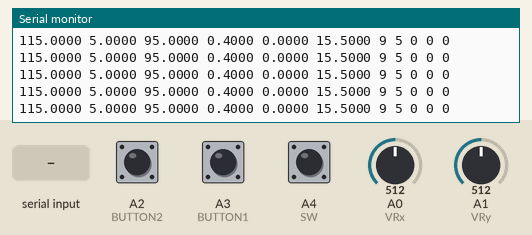
Simulated run of this sketch. Board: Arduino Uno, built with avr-gcc and run on an emulated ATmega328P. Shown: the last lines printed to the serial monitor. The inputs (shaded band) are chosen by the test bench; at power-on: A2 (BUTTON2) HIGH, A3 (BUTTON1) HIGH, A0 (VRx) = 512, A1 (VRy) = 512, A4 (SW) HIGH. No radio packets arrive unless stated.

Above: at 1.2 s.
1.3 s: A2 (BUTTON2) pulled LOW for 0.15 s
4.4 s: "90,45,200\n" received over Serial
At 6.81 s:
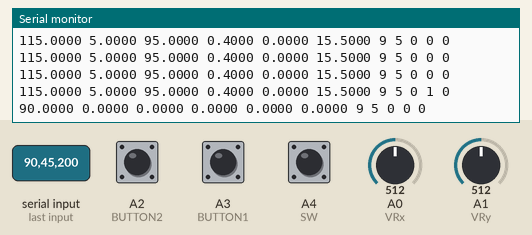
7.4 s: A3 (BUTTON1) pulled LOW for 3.2 s
At 9.3 s:
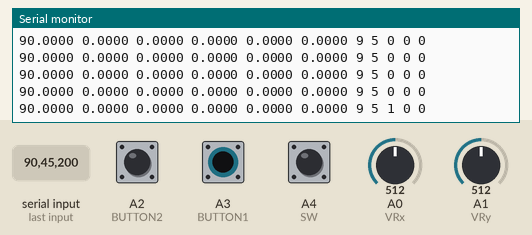
13.6 s: A2 (BUTTON2) pulled LOW for 1 s
17.6 s: A0 (VRx) set to 716
At 18.93 s:
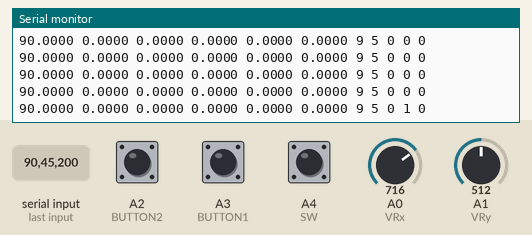
19.1 s: A3 (BUTTON1) pulled LOW for 3.2 s
At 20.7 s:
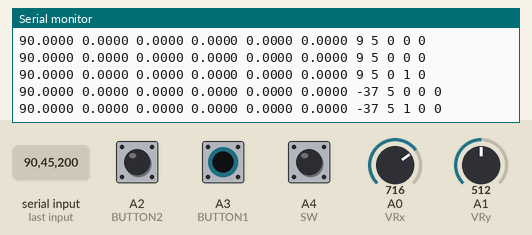

Measured:
- after the input at 4.4 s, the serial monitor: prints a new line after 2.3 s (image 1)
- after the input at 7.4 s, the serial monitor: prints a new line after 1.1 s (image 2)
- after the input at 19.1 s, the serial monitor: prints a new line after 1.1 s (image 4)

The sketch:

remote.ino
```cpp
#include "remote_functions.h"

void setup()
{
  Serial.begin(9600);
  remote_init();
}
void loop()
{
  //80.0000 8.0000 90.0000 0.5000 0.0000 12.0000

  data.isTraversing = true;
  remoteScheduler();
  delay(200); // Introduce a small delay after write
  // Serial.print(digitalRead(BUTTON1));
  // Serial.print(" ");
  // Serial.println(digitalRead(BUTTON2));
  // Serial.print(data.sw);
  // Serial.print(" ");
  // Serial.print(data.b1);
  // Serial.print(" ");
  // Serial.println(data.x);
}
```

remote_functions.h
```cpp
#include <SPI.h>
#include <RF24.h>

const int VRx = A0;
const int VRy = A1;
int x_value, y_value;
int sw_state = 0;

unsigned long time = 0;

RF24 radio(7, 8);

bool flag = false;


#define joyXOffset 24
#define joyYOffset 20

int joyX = 0;
int joyY = 0;

#define BUTTON1 A3
#define BUTTON2 A2
#define SW A4
const byte address[6] = "00001";

void printTransmitted();
void runIndicators();
void serialInput();
void handleButtons();
void joySW();
void handleJoyStick();
void remoteScheduler();
void remote_init();


struct DataPacket {
  float array[6] = { 115 , 5, 95, 0.4, 0, 15.5};  // Use float instead of double
  // float array[6] = { 0};
  bool isTraversing;
  int x;          // Use int8_t instead of int
  int y;          // Use int8_t instead of int
  int8_t sw = 0;  // Use int8_t instead of int
  int8_t b1 = 0;  // Use int8_t instead of int
  int8_t b2 = 0;  // Use int8_t instead of int
} data;

void remote_init() {
  pinMode(SW, INPUT_PULLUP);
  pinMode(BUTTON1, INPUT_PULLUP);
  pinMode(BUTTON2, INPUT_PULLUP);

  radio.begin();
  radio.openWritingPipe(address);
  radio.stopListening();
}

void printTransmitted() {
  Serial.print(data.array[0], 4);
  Serial.print(" ");
  Serial.print(data.array[1], 4);
  Serial.print(" ");
  Serial.print(data.array[2], 4);
  Serial.print(" ");
  Serial.print(data.array[3], 4);
  Serial.print(" ");
  Serial.print(data.array[4], 4);
  Serial.print(" ");
  Serial.print(data.array[5], 4);
  Serial.print(" ");
  Serial.print(data.x);
  Serial.print(" ");
  Serial.print(data.y);
  Serial.print(" ");
  Serial.print(data.b1);
  Serial.print(" ");
  Serial.print(data.b2);
  Serial.print(" ");
  Serial.print(data.sw);
  Serial.println();
}

void runIndicators() {
  data.b1 = !digitalRead(BUTTON1);
  data.b2 = !digitalRead(BUTTON2);
  if (data.b1 == 1) {
    time = millis();
    while (millis() - time <= 1000) {
      radio.write(&data, sizeof(data));
    }
    // data.b1 = 0;
  } else if (data.b2 == 1) {
    time = millis();
    while (millis() - time <= 5000) {
      radio.write(&data, sizeof(data));
    }
    // data.b2 = 0;
  } else {
    data.b1 = 0;
    data.b2 = 0;
    radio.write(&data, sizeof(data));
  }
}

void serialInput() {
  if (Serial.available() > 0) {
    double tempArr[6] = { 0 };
    String inputString = Serial.readStringUntil('\n');
    int index = 0;
    char *token = strtok(const_cast<char *>(inputString.c_str()), " \t");
    while (token != NULL && index < 6) {
      tempArr[index++] = atof(token);
      token = strtok(NULL, " \t");
    }
    for (int i = 0; i < 6; i++) {
      data.array[i] = tempArr[i];
    }
  }
}


void handleButtons() {
  joySW();
  runIndicators();
}

void joySW() {
  if (!digitalRead(SW)) {
    sw_state = !sw_state;
    data.sw = sw_state;
  }
}

void handleJoyStick() {
  joyX = analogRead(VRx);
  joyY = analogRead(VRy);

  // joyX += joyXOffset;
  // joyY += joyYOffset;


  data.x = map(joyX, 0, 889, 100, -100);
  data.y = map(joyY, 0, 889, 100, -100);
  // Serial.println(data.y);
  data.x += joyXOffset;
  data.y += joyYOffset;
}

// 115 5 95 0.4 0 15.5

void remoteScheduler() {
  serialInput();
  handleJoyStick();
  handleButtons();
  printTransmitted();
}
```
